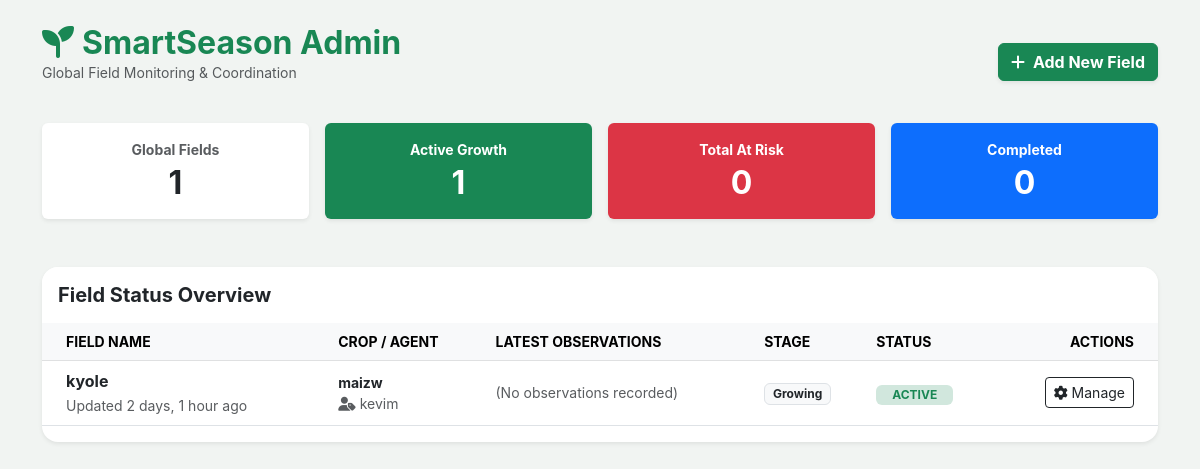
Page /dashboard/ (signed in) on the earlier database version.
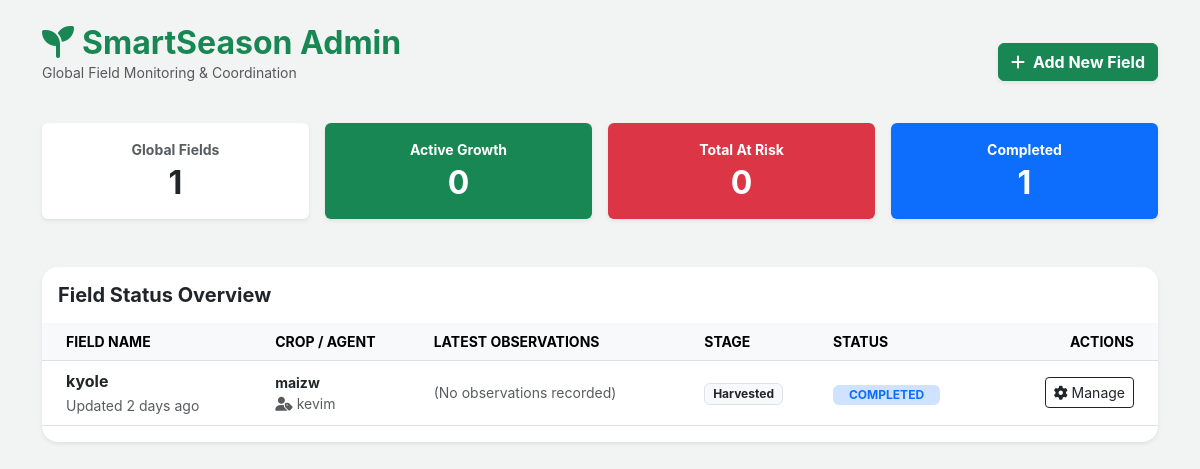
Same page on the later database version.
### home/models.py (models this page shows, shortened)
class Field(models.Model):
    STAGE_CHOICES = [
        ('PLANTED', 'Planted'),
        ('GROWING', 'Growing'),
        ('READY', 'Ready'),
        ('HARVESTED', 'Harvested'),
    ]
    name = models.CharField(max_length=100) # e.g., Section A, North Wing
    crop = models.OneToOneField(Crop, on_delete=models.CASCADE, related_name='field_location')
    agent = models.ForeignKey(
        CustomUser,
        on_delete=models.SET_NULL,
        null=True,
        limit_choices_to={'user_type': '2'},
        related_name='assigned_fields'
    )
    stage = models.CharField(max_length=20, choices=STAGE_CHOICES, default='PLANTED')
    notes = models.TextField(blank=True, help_text="Observations from the field agent")
    last_updated = models.DateTimeField(auto_now=True)
    class Meta:
        ordering = ['-last_updated']
    @property
    def computed_status(self):
        if self.stage == 'HARVESTED':
            return 'Completed'
        if timezone.now().date() > self.crop.expected_harvest_date:
            return 'At Risk'
        days_since_planting = (timezone.now().date() - self.crop.planting_date).days
        if days_since_planting > 90 and self.stage != 'READY':
            return 'At Risk'
        return 'Active'

class Crop(models.Model):
    name = models.CharField(max_length=100) # e.g., Maize, Wheat, Tomatoes
    variety = models.CharField(max_length=100) # e.g., Hybrid 614
    planting_date = models.DateField()
    expected_harvest_date = models.DateField()
    acreage = models.DecimalField(max_digits=5, decimal_places=2)
    status = models.CharField(max_length=20, default='Growing')

### Users/models.py (models this page shows, shortened)
class CustomUser(AbstractUser):
    USER_ROLES = (
        ('1', 'Admin'),
        ('2', 'Field Agent'),
    )
    user_type = models.CharField(max_length=1, choices=USER_ROLES, default='2')
    phone_number = models.CharField(max_length=15, blank=True)
    farm_name = models.CharField(max_length=100, blank=True)

### home/views.py (the view)
# urls.py: path('dashboard/', views.dashboard, name="dashboard"),
@login_required
def dashboard(request):
    if request.user.user_type == '1': # Admin
        fields = Field.objects.all()
        template = 'admin_dashboard.html'
    else: # Field Agent
        fields = Field.objects.filter(agent=request.user)
        template = 'agent_dashboard.html'
    total_fields = fields.count()
    active = sum(1 for f in fields if f.computed_status == 'Active')
    at_risk = sum(1 for f in fields if f.computed_status == 'At Risk')
    completed = sum(1 for f in fields if f.computed_status == 'Completed')
    context = {
        'fields': fields,
        'total': total_fields,
        'active': active,
        'at_risk': at_risk,
        'completed': completed,
    }
    return render(request, template, context)

### home/templates/admin_dashboard.html (shortened to what the changed rows need)
{% extends 'base.html' %}
{% block content %}
<div class="container py-4">
    <div class="d-flex justify-content-between align-items-center mb-4">
        <div>
            <h2 class="fw-bold text-success mb-0"><i class="fas fa-seedling me-2"></i>SmartSeason Admin</h2>
        </div>
    </div>
    <div class="row g-3 mb-5">
        <div class="col-md-3">
            <div class="card border-0 shadow-sm p-3 bg-white text-center">
                <h2 class="fw-bold mb-0">{{ total }}</h2>
            </div>
        </div>
        <div class="col-md-3">
            <div class="card border-0 shadow-sm p-3 bg-success text-white text-center">
                <p class="small mb-1 uppercase fw-bold">Active Growth</p>
                <h2 class="fw-bold mb-0">{{ active }}</h2>
            </div>
        </div>
        <div class="col-md-3">
            <div class="card border-0 shadow-sm p-3 bg-danger text-white text-center">
                <h2 class="fw-bold mb-0">{{ at_risk }}</h2>
            </div>
        </div>
        <div class="col-md-3">
            <div class="card border-0 shadow-sm p-3 bg-primary text-white text-center">
                <p class="small mb-1 uppercase fw-bold">Completed</p>
                <h2 class="fw-bold mb-0">{{ completed }}</h2>
            </div>
        </div>
    </div>
    <div class="card border-0 shadow-sm rounded-4 overflow-hidden">
        <div class="table-responsive">
            <table class="table align-middle">
                <thead class="table-light small">
                    <tr>
                        <th class="ps-4">FIELD NAME</th>
                        <th>CROP / AGENT</th>
                        <th>LATEST OBSERVATIONS</th> <th>STAGE</th>
                        <th>STATUS</th>
                        <th class="text-end pe-4">ACTIONS</th>
                    </tr>
                </thead>
                <tbody>
                    {% for field in fields %}
                    <tr>
                        <td class="ps-4">
                            <span class="fw-bold text-dark">{{ field.name }}</span><br>
                            <span class="text-muted small">Updated {{ field.last_updated|timesince }} ago</span>
                        </td>
                        <td>
                            <div class="fw-bold small">{{ field.crop.name }}</div>
                            <div class="text-muted small"><i class="fas fa-user-tag me-1"></i>{{ field.agent.username }}</div>
                        </td>
                        <td>
                            <div class="small text-muted" style="max-width: 250px; overflow: hidden; text-overflow: ellipsis; white-space: nowrap;" title="{{ field.notes }}">
                                {{ field.notes|default:"(No observations recorded)" }}
                            </div>
                        </td>
                        <td><span class="badge bg-light text-dark border">{{ field.get_stage_display }}</span></td>
                        <td>
                            {% if field.computed_status == 'At Risk' %}
                                <span class="badge bg-danger-subtle text-danger px-3">AT RISK</span>
                            {% elif field.computed_status == 'Completed' %}
                                <span class="badge bg-primary-subtle text-primary px-3">COMPLETED</span>
                            {% else %}
                                <span class="badge bg-success-subtle text-success px-3">ACTIVE</span>
                            {% endif %}
                        </td>
                        <td class="text-end pe-4">
                            <a href="{% url 'update_field' field.id %}" class="btn btn-sm btn-outline-dark">
                                <i class="fas fa-cog"></i> Manage
                            </a>
                        </td>
                    </tr>
                    {% endfor %}
                </tbody>
            </table>
        </div>
    </div>
</div>
{% endblock %}

Differences in the rows shown:
changed Field "kyole": last_updated "2 days, 1 hour" → "2 days"; stage "Growing" → "Harvested"; stage "ACTIVE" → "COMPLETED"
Other differences:
{{ active }}: "1" → "0"
{{ completed }}: "0" → "1"
